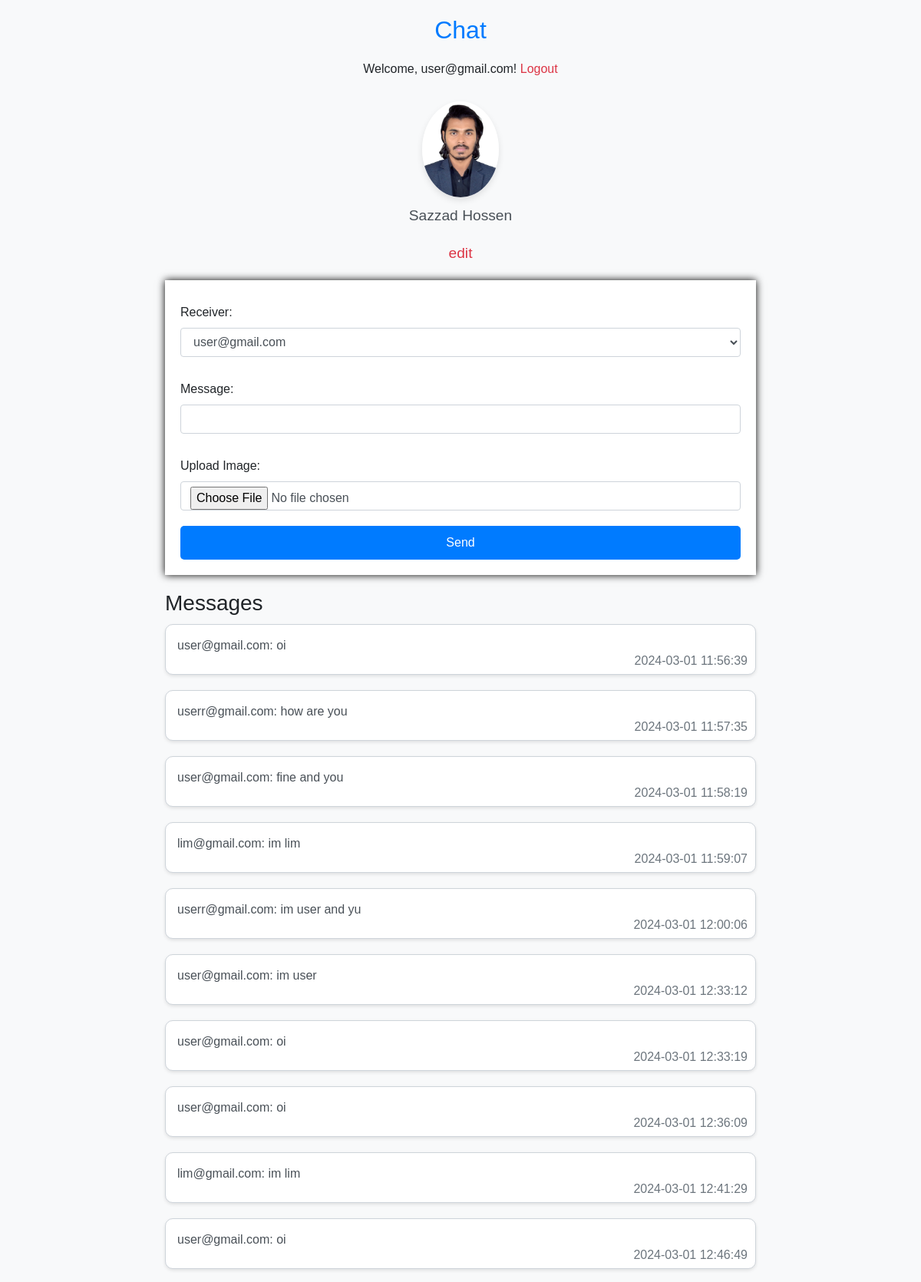
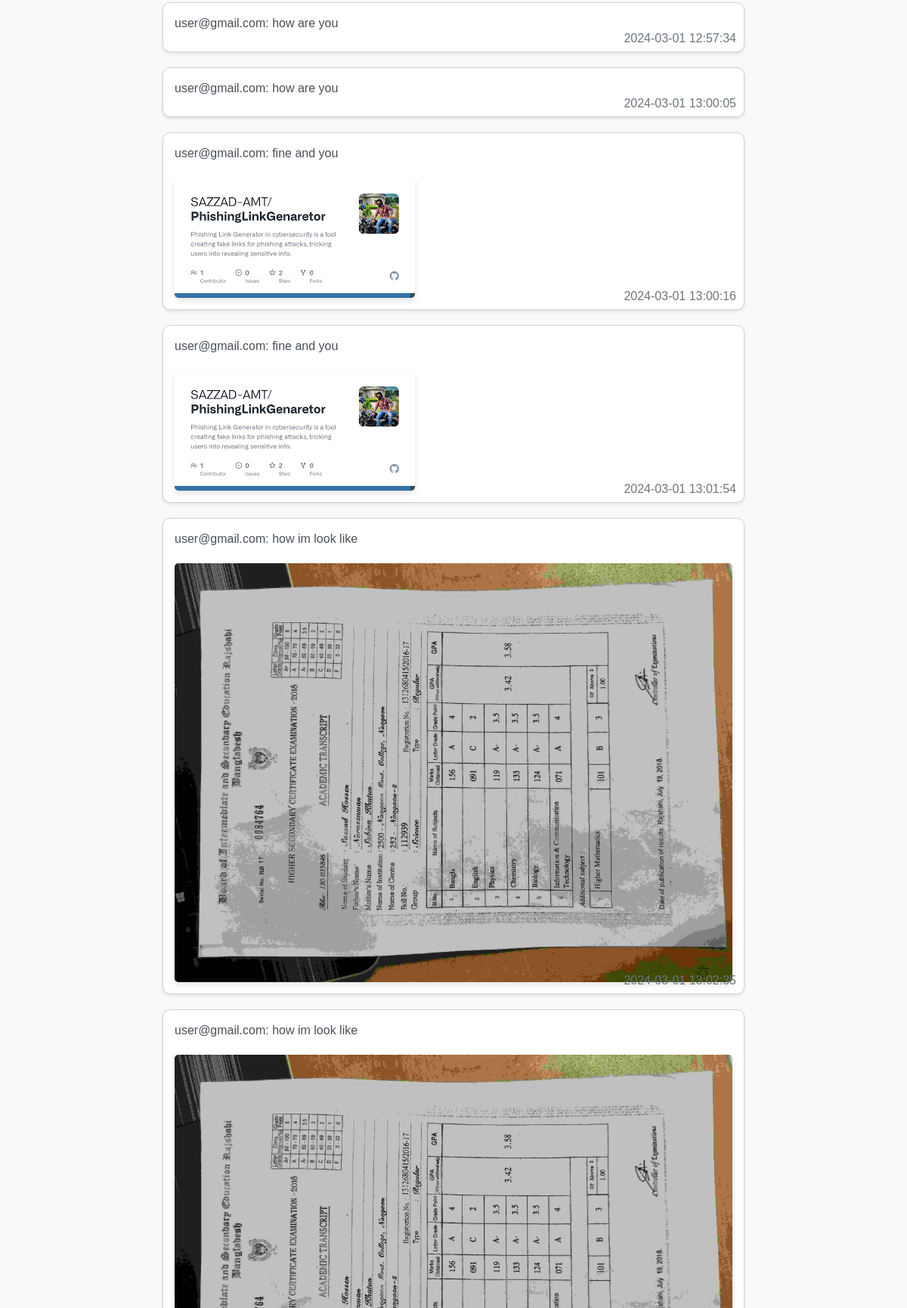
The page /chat (signed in, upper part) on the database its author committed (2 pictures, top to bottom).
### app.py (models this page shows)
class User(db.Model, UserMixin):
    id = db.Column(db.Integer, primary_key=True)
    email = db.Column(db.String(120), unique=True, nullable=False)
    password = db.Column(db.String(60), nullable=False)
    username = db.Column(db.String(50), nullable=True)  # Add username field
    profile_picture = db.Column(db.String(255), nullable=True)  # Add profile picture field
    messages_sent = db.relationship('Message', foreign_keys='Message.sender_id', backref='sender', lazy=True)
    messages_received = db.relationship('Message', foreign_keys='Message.receiver_id', backref='receiver', lazy=True)

class Message(db.Model):
    id = db.Column(db.Integer, primary_key=True)
    content = db.Column(db.Text, nullable=False)
    image = db.Column(db.String(255))
    timestamp = db.Column(db.DateTime, default=datetime.utcnow, nullable=False)
    sender_id = db.Column(db.Integer, db.ForeignKey('user.id'), nullable=False)
    receiver_id = db.Column(db.Integer, db.ForeignKey('user.id'), nullable=False)

### app.py (the view, shortened to what this page needs)
@app.route('/chat', methods=['GET', 'POST'])
@login_required
def chat():
    user_profile = {
        'username': current_user.username,
        'profile_picture': current_user.profile_picture
    }
    filename = None
    users = User.query.all()
    messages = Message.query.filter(
        (Message.sender_id == current_user.id) | (Message.receiver_id == current_user.id)
    ).order_by(Message.timestamp).all()
    return render_template('chat.html', user_profile=user_profile, users=users, messages=messages)

### app.py (called while the page is built)
@login_manager.user_loader
def load_user(user_id):
    return User.query.get(int(user_id))

### templates/chat.html (shortened to what this page needs)
<!DOCTYPE html>
<html lang="en">
<head>
    <link rel="stylesheet" type="text/css" href="{{ url_for('static', filename='styles.css') }}">
    <link rel="stylesheet" href="https://maxcdn.bootstrapcdn.com/bootstrap/4.5.2/css/bootstrap.min.css">
</head>
<body>
    <div class="container">
        <h2>Chat</h2>
        <p>Welcome, {{ current_user.email }}! <a href="{{ url_for('logout') }}" style="color: #dc3545;">Logout</a></p>
        <div class="user-profile">
            {% if current_user.profile_picture %}
                <a href="{{ url_for('uploaded_file', filename=current_user.profile_picture) }}" target="_blank" >
                    <img src="{{ url_for('uploaded_file', filename=current_user.profile_picture) }}" alt="Profile Picture" style="max-width: 100px; height: auto;">
                </a>
            {% else %}
                <img src="{{ url_for('static', filename='default_profile_picture.jpg') }}" alt="Default Profile Picture" style="max-width: 100px; height: auto;" >
            {% endif %}
            <p>{{ current_user.username }}</p>
            <p><a href="{{ url_for('profile') }}" style="color: #dc3545;">edit</a></p>
        </div>
        <form method="POST" action="" enctype="multipart/form-data">
            <div class="form-group">
                <label for="receiver_email">Receiver:</label>
                <select class="form-control" name="receiver_email" required>
                    {% for user in users %}
                    <option value="{{ user.email }}">{{ user.email }}</option>
                    {% endfor %}
                </select>
            </div>
            <div class="form-group">
                <label for="content">Message:</label>
                <input type="text" class="form-control" name="content" required>
            </div>
            <div class="form-group">
                <label for="image">Upload Image:</label>
                <input type="file" class="form-control" name="image">
            </div>
            <button type="submit">Send</button>
        </form>
        <h3>Messages</h3>
        <ul>
            {% for message in messages %}
            <li>
                <div class="message-content">
                    {{ message.sender.email }}:
                    {% if message.content %}
                    {{ message.content }}
                    {% endif %}
                </div>
                {% if message.image %}
                <img class="message-img" src="{{ url_for('uploaded_file', filename=message.image) }}" alt="Image">
                {% endif %}
                <div class="timestamp">
                    {{ message.timestamp.strftime('%Y-%m-%d %H:%M:%S') }}
                </div>
            </li>
            {% endfor %}
        </ul>
    </div>
</body>
</html>

### static/styles.css (style rules this page uses)
body { font-family: Arial, sans-serif; margin: 0; padding: 0; background-color: #f4f4f4; }
.container { width: 50%; margin: auto; overflow: hidden; }
form { background-color: #fff; padding: 20px; margin-top: 20px; box-shadow: 0px 0px 10px 0px #000000; }
h2 { text-align: center; }
label { display: block; margin: 10px 0 5px; }
input { width: 100%; padding: 8px; margin-bottom: 10px; }
button { background-color: #4caf50; color: #fff; padding: 10px; border: none; width: 100%; cursor: pointer; }
ul { list-style-type: none; padding: 0; }
li { margin: 10px 0; }
a { text-decoration: none; color: #007bff; }
img { max-width: 100%; height: auto; margin-top: 10px; border-radius: 8px; }

### templates/chat.html (style rules this page uses)
body { background-color: #f8f9fa; font-family: 'Arial', sans-serif; }
.container { margin-top: 20px; max-width: 800px; }
h2 { color: #007bff; text-align: center; margin-bottom: 20px; }
p { margin-bottom: 20px; text-align: center; }
.user-profile { text-align: center; margin-bottom: 20px; }
.user-profile img { max-width: 100%; height: auto; border-radius: 50%; margin-top: 10px; cursor: pointer; box-shadow: 0 4px 8px rgba(0, 0, 0, 0.1); }
.user-profile p { font-size: 1.2em; margin-top: 10px; color: #495057; }
form { margin-bottom: 20px; }
.form-group { margin-bottom: 20px; }
button { width: 100%; background-color: #007bff; color: #fff; border: none; padding: 10px; border-radius: 5px; cursor: pointer; transition: background-color 0.3s ease; }
ul { list-style: none; padding: 0; margin: 0; }
li { margin-bottom: 20px; border: 1px solid #ced4da; border-radius: 10px; background-color: #ffffff; position: relative; padding: 15px; box-shadow: 0 2px 4px rgba(0, 0, 0, 0.1); }
img.message-img { max-width: 100%; height: auto; border-radius: 5px; margin-top: 10px; box-shadow: 0 4px 8px rgba(0, 0, 0, 0.1); }
.message-content { margin-bottom: 10px; color: #495057; }
.timestamp { position: absolute; bottom: 5px; right: 10px; color: #6c757d; }

### rows shown on the page
User: email "user@gmail.com", profile_picture (picture), username "Sazzad Hossen"
Message: sender.email "user@gmail.com", content "oi", timestamp "2024-03-01 11:56:39"
Message: sender.email "userr@gmail.com", content "how are you", timestamp "2024-03-01 11:57:35"
Message: sender.email "user@gmail.com", content "fine and you", timestamp "2024-03-01 11:58:19"
Message: sender.email "lim@gmail.com", content "im lim", timestamp "2024-03-01 11:59:07"
Message: sender.email "userr@gmail.com", content "im user and yu", timestamp "2024-03-01 12:00:06"
Message: sender.email "user@gmail.com", content "im user", timestamp "2024-03-01 12:33:12"
Message: sender.email "user@gmail.com", content "oi", timestamp "2024-03-01 12:33:19"
Message: sender.email "user@gmail.com", content "oi", timestamp "2024-03-01 12:36:09"
Message: sender.email "lim@gmail.com", content "im lim", timestamp "2024-03-01 12:41:29"
Message: sender.email "user@gmail.com", content "oi", timestamp "2024-03-01 12:46:49"
Message: sender.email "user@gmail.com", content "how are you", timestamp "2024-03-01 12:57:34"
Message: sender.email "user@gmail.com", content "how are you", timestamp "2024-03-01 13:00:05"
Message: sender.email "user@gmail.com", content "fine and you", image (picture), timestamp "2024-03-01 13:00:16"
Message: sender.email "user@gmail.com", content "fine and you", image (picture), timestamp "2024-03-01 13:01:54"
Message: sender.email "user@gmail.com", content "how im look like", image (picture), timestamp "2024-03-01 13:02:35"
Message: sender.email "user@gmail.com", content "how im look like", image (picture)

### other values the page prints
form field receiver_email "user@gmail.com"
